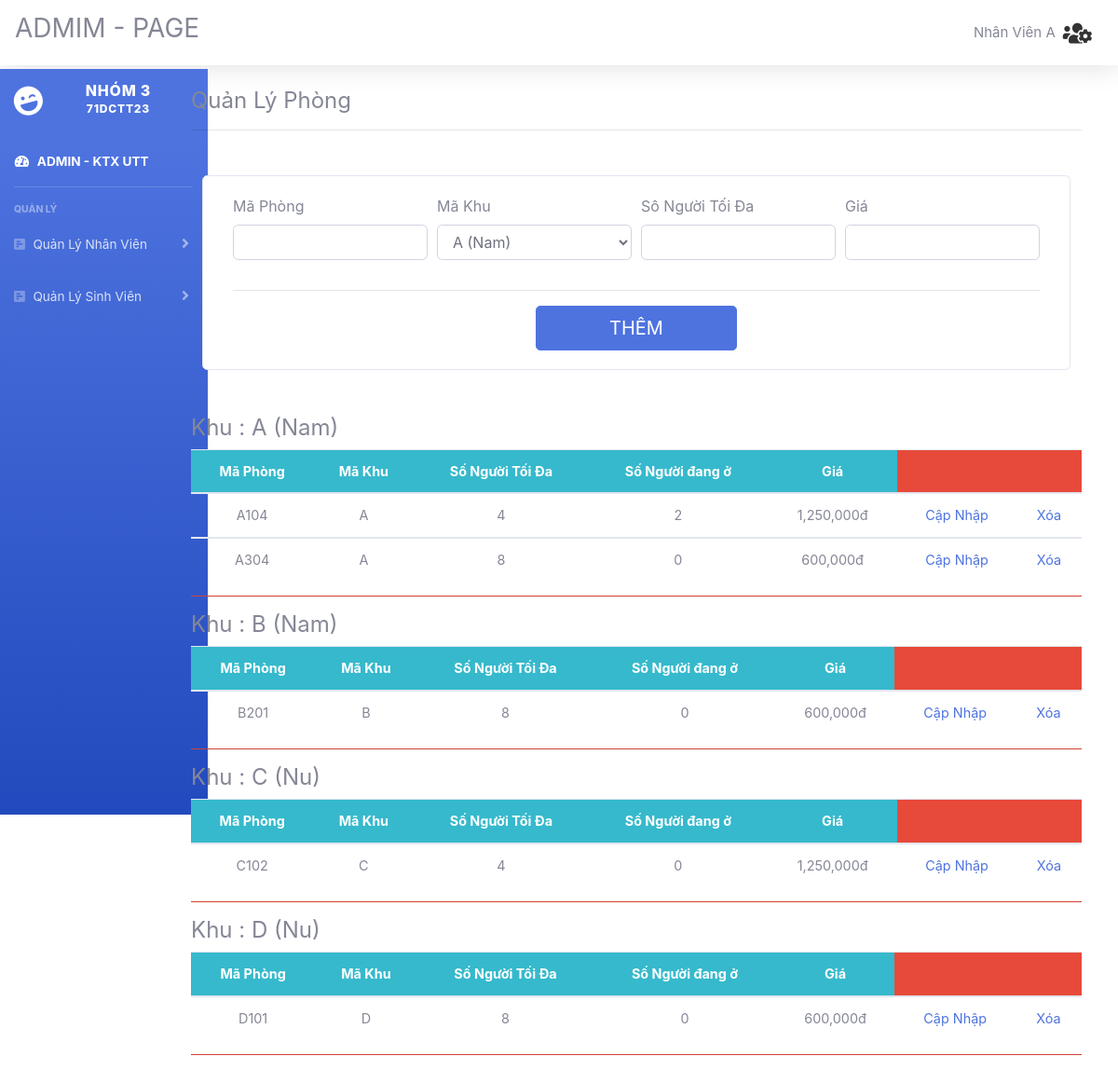
Screenshot of /admin/index.php?action=quanlyphong&view=quanlyphong (signed in) with the database file from the repository.
### tables this page shows
CREATE TABLE `khu` (
  `MaKhu` varchar(10) NOT NULL,
  `TenKhu` varchar(20) NOT NULL,
  `Sex` varchar(3) DEFAULT NULL
);

CREATE TABLE `phong` (
  `MaPhong` varchar(10) NOT NULL,
  `MaKhu` varchar(10) NOT NULL,
  `SoNguoiToiDa` int(2) DEFAULT NULL,
  `SoNguoiHienTai` int(2) DEFAULT 0,
  `Gia` decimal(10,0) DEFAULT NULL
);

### admin/quanlyphong/phong.php (the view)
<?php
	$sql="select * from Khu ";
	$rs=mysqli_query($conn,$sql);
	while ($row=mysqli_fetch_array($rs)) {
?>
<h4>Khu : <?php echo $row['MaKhu'].' ('.$row['Sex'].')';?></h4>
<table class="table table-hover text-center " style="font-size: 90%">
	<thead class="badge-info">
		<tr>
			<th>Mã Phòng</th><th>Mã Khu</th><th>Số Người Tối Đa</th><th>Số Người đang ở</th><th>Giá</th><th colspan ="3" class="badge-danger"></th>
		</tr>
	</thead>
<?php
	$makhu=$row['MaKhu'];
	$sql1="select * from Phong where MaKhu ='$makhu' ";
	$rs1=mysqli_query($conn,$sql1);
	while ($row1=mysqli_fetch_array($rs1)) {
?>
	<tbody>
		<tr>
			<td><?php echo $row1['MaPhong'] ?></td><td><?php echo $row1['MaKhu'] ?></td><td><?php echo $row1['SoNguoiToiDa'] ?></td>
			<td><?php echo $row1['SoNguoiHienTai'] ?></td><td><?php echo number_format($row1['Gia']). 'đ' ?></td>
			<td><a href="index.php?action=quanlyphong&view=sua&map=<?php echo  $row1['MaPhong']?>" >Cập Nhập  </a></td>
			<td><a href="quanlyphong/xuly.php?action=xoa&mp=<?php echo $row1['MaPhong']; ?>" >Xóa </a></td>
		</tr>
	</tbody>
<?php }?>
</table>
<hr class="badge-danger">
<?php
}
?>

### admin/index.php (shortened to what this page needs)
<?php
	if(!isset($_SESSION['nv_admin'])){ header('location:login.php'); }
	else {
		include_once('include/header.php'); ?>
		<div class="container-fluid">
			<div class=" row">
<?php  			include_once('include/navbar.php');
				include_once('include/controller.php'); ?>
			</div>
		</div>
<?php	include_once('include/footer.php'); }
?>

### admin/include/header.php (shortened to what this page needs)
<!DOCTYPE html>
<html>
<head>
  <link href="/KTX-SPKT/font/Font Awesome/css/all.min.css" rel="stylesheet" type="text/css">
  <link href="template/cssfont.css" rel="stylesheet">
  <link href="template/css/sb-admin-2.min.css" rel="stylesheet">
</head>
<body >
  <div id="content-wrapper" class="d-flex flex-column">
    <div id="content">
      <nav class="navbar navbar-expand navbar-light bg-white topbar mb-4 static-top shadow">
               <h3 > ADMIM - PAGE</h3>
               <ul class="navbar-nav ml-auto">
                <li class="nav-item dropdown no-arrow">
                    <a class="nav-link dropdown-toggle" href="#" id="userDropdown" role="button" data-toggle="dropdown" aria-haspopup="true" aria-expanded="false">
                        <span style="font-size: 15px;color: #333" class="mr-2 d-none d-lg-inline text-gray-600 small"><?php if(isset($_SESSION['nv_admin'])){ $nv=$_SESSION['nv_admin'];
                         echo $nv['HoTen'];} ?>
                        </span>
                        <i class="fas fa-users-cog font" style="font-size: 25px;color: #333"></i>
                   </a>
                </li>
          </ul>
      </nav>
    </div>
  </div>
</body>
</html>

### admin/include/navbar.php (shortened to what this page needs)
<div class="col-2" style="margin-left: -25px; margin-top: -20px;margin-right: 10px;">
      <ul class="navbar-nav bg-gradient-primary sidebar sidebar-dark accordion" id="accordionSidebar">
        <a class="sidebar-brand d-flex align-items-center justify-content-center" href="index.html">
              <div class="sidebar-brand-icon rotate-n-15">
                  <i class="fas fa-laugh-wink"></i>
              </div>
              <div class="sidebar-brand-text mx-3">Nhóm 3 <sup>71DCTT23</sup></div>
            </a>
            <li class="nav-item active">
              <a class="nav-link" href="index.html">
                <i class="fas fa-fw fa-tachometer-alt"></i>
                <span>ADMIN - KTX UTT</span></a>
            </li>
            <hr class="sidebar-divider">
            <div class="sidebar-heading">
              Quản Lý
            </div>
             <li class="nav-item">
              <a class="nav-link collapsed" href="#" data-toggle="collapse" data-target="#nv" aria-expanded="true" aria-controls="nv">
                  <i class="fas fa-poll-h"></i>
                  <span>Quản Lý  Nhân Viên</span>
              </a>
            </li>
            <li class="nav-item">
              <a class="nav-link collapsed" href="#" data-toggle="collapse" data-target="#sv" aria-expanded="true" aria-controls="sv">
                  <i class="fas fa-poll-h"></i>
                  <span>Quản Lý  Sinh Viên</span>
              </a>
            </li>
      </ul>
     </div>

### admin/include/controller.php (shortened to what this page needs)
<div class="col-10">
  <?php
    if(isset($_GET['action'])){
        $action=$_GET['action'];
        switch ($action) {
                  case 'quanlyphong':
                      include('quanlyphong/main.php');
                      break;
              }
    }
    else {
        include_once('a.php');
    }
  ?>
</div>

### admin/quanlyphong/main.php (shortened to what this page needs)
<?php
	include_once('../config/database.php');
	if(isset($_GET['view'])){
		$view=$_GET['view'];
		switch ($view) {
			case 'quanlyphong':
				?><h4>Quản Lý Phòng  </h4><hr> <?php
				include_once('quanlyphong/them.php');
					include_once('quanlyphong/phong.php');
				break;
				?><h4>Quản Lý Phòng -> Cập nhập</h4><hr> <?php
		}
	}
?>

### admin/quanlyphong/them.php
<div class="col-sm-12  m-auto">
       <div class="card card-signin my-5">
         <div class="card-body">
          <form class="col-md-12 m-auto" action="quanlyphong/xuly.php" method="GET">
             <div class="form-row">
                <div class="form-group col-sm-3">
                   <label for="myEmail">Mã Phòng</label>
                   <input type="text" class="form-control" name="mp">
                </div>
                <div class="form-group col-sm-3">
                   <label for="myPassword">Mã Khu</label>
                   <select class="form-control" name="mk" ><?php  $s="select * from khu";$rs1=mysqli_query($conn,$s);
                   		while ($kq=mysqli_fetch_array($rs1)) { ?>
                   			<option value="<?php  echo $kq['MaKhu']; ?>"> <?php echo $kq['MaKhu'].' ('.$kq['Sex'].')'; ?></option>
                   <?php	}
                   ?>
                   </select>
                </div>
                <div class="form-group col-sm-3">
                   <label for="phong">Sô Người Tối Đa</label>
                   <input type="text" class="form-control"  name="sntd" >
                </div>
                <div class="form-group col-sm-3">
                   <label for="phong">Giá</label>
                   <input type="text" class="form-control"  name="gia">
                </div>
             </div><hr>
             <button type="sub" name="action" value="them" class="btn btn-lg btn-primary btn-block text-uppercase col-3 m-auto">Thêm</button>
          </form></div>
        </div>
      </div>

### rows the page displays
khu: MaKhu "A", Sex "Nam"
phong: MaPhong "A104", MaKhu "A", SoNguoiToiDa "4", SoNguoiHienTai "2", Gia "1,250,000"
phong: MaPhong "A304", MaKhu "A", SoNguoiToiDa "8", SoNguoiHienTai "0", Gia "600,000"
khu: MaKhu "B", Sex "Nam"
phong: MaPhong "B201", MaKhu "B", SoNguoiToiDa "8", SoNguoiHienTai "0", Gia "600,000"
khu: MaKhu "C", Sex "Nu"
phong: MaPhong "C102", MaKhu "C", SoNguoiToiDa "4", SoNguoiHienTai "0", Gia "1,250,000"
khu: MaKhu "D", Sex "Nu"
phong: MaPhong "D101", MaKhu "D", SoNguoiToiDa "8", SoNguoiHienTai "0", Gia "600,000"

### other values shown
$nv['HoTen'] "Nhân Viên A"
form field mk "A (Nam)"
